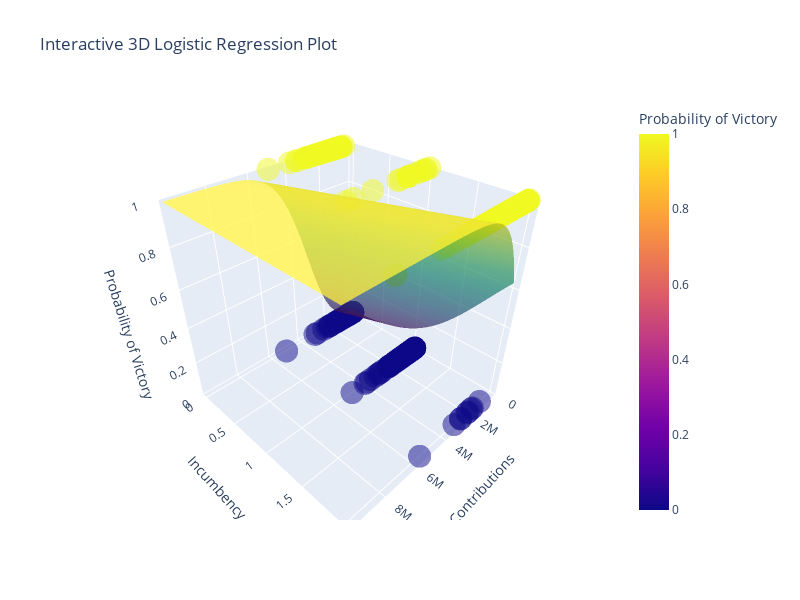

Notebook cell for this chart:
### Code cell
import plotly.express as px
import plotly.graph_objects as go

h = house.copy(deep=True)
h['inc'] = h['inc'].map(inc_map)

X = h[['tot_rec', 'inc']]
X = sm.add_constant(X)
y = h['winner']
logit_model = sm.Logit(y, X).fit()

tot_rec_range = np.linspace(0, 10000000, 100)  # Limit tot_rec to exclude 3 outliers above $10,000,000 for legibility
inc_range = np.linspace(h['inc'].min(), h['inc'].max(), 100)
tot_rec_grid, inc_grid = np.meshgrid(tot_rec_range, inc_range)

X_new = pd.DataFrame({'const': 1, 'tot_rec': tot_rec_grid.ravel(), 'inc': inc_grid.ravel()})
y_pred = logit_model.predict(X_new).values.reshape(tot_rec_grid.shape)

plot_data = h[h['tot_rec'] <= 10000000]  # Exclude rows where tot_rec exceeds 10 million

fig = px.scatter_3d(plot_data, x='tot_rec', y='inc', z='winner', opacity=0.5, color='winner', 
                    labels={'tot_rec': 'Contributions', 'inc': 'Incumbency','winner': 'Probability of Victory'},
                    title="Interactive 3D Logistic Regression Plot")

fig.add_trace(go.Surface(x=tot_rec_range, y=inc_range, z=y_pred, opacity=0.7, colorscale='Viridis', showscale=False))

fig.update_layout(
    scene=dict(
        xaxis_title="Contributions",
        yaxis_title="Incumbency",
        zaxis_title="Probability of Victory",
        zaxis=dict(range=[0, 1]),
        xaxis=dict(range=[0, 10000000])  # Restrict tot_rec range for display
    ),
    width=800,
    height=600
)

fig.show()

### Figure 1 — Plotly figure (JSON) as saved in the notebook; plotly's stock layout.template omitted (floating-point values rounded to 4 significant figures; data arrays with more than 128 entries replaced by an {"elided": "..."} marker saying what was removed)
{"data": [{"hovertemplate": "Contributions=%{x}<br>Incumbency=%{y}<br>Probability of Victory=%{marker.color}<extra></extra>", "legendgroup": "", "marker": {"color": {"elided": "761 int values"}, "coloraxis": "coloraxis", "opacity": 0.5, "symbol": "circle"}, "mode": "markers", "name": "", "scene": "scene", "showlegend": false, "type": "scatter3d", "x": {"elided": "761 float values"}, "y": {"elided": "761 int values"}, "z": {"elided": "761 int values"}}, {"colorscale": [[0, "#440154"], [0.1111, "#482878"], [0.2222, "#3e4989"], [0.3333, "#31688e"], [0.4444, "#26828e"], [0.5556, "#1f9e89"], [0.6667, "#35b779"], [0.7778, "#6ece58"], [0.8889, "#b5de2b"], [1, "#fde725"]], "opacity": 0.7, "showscale": false, "type": "surface", "x": [0, 101000.0, 202000.0, 303000.0, 404000.0, 505100.0, 606100.0, 707100.0, 808100.0, 909100.0, 1010000.0, 1111000.0, 1212000.0, 1313000.0, 1414000.0, 1515000.0, 1616000.0, 1717000.0, 1818000.0, 1919000.0, 2020000.0, 2121000.0, 2222000.0, 2323000.0, 2424000.0, 2525000.0, 2626000.0, 2727000.0, 2828000.0, 2929000.0, 3030000.0, 3131000.0, 3232000.0, 3333000.0, 3434000.0, 3535000.0, 3636000.0, 3737000.0, 3838000.0, 3939000.0, 4040000.0, 4141000.0, 4242000.0, 4343000.0, 4444000.0, 4545000.0, 4646000.0, 4747000.0, 4848000.0, 4949000.0, 5051000.0, 5152000.0, 5253000.0, 5354000.0, 5455000.0, 5556000.0, 5657000.0, 5758000.0, 5859000.0, 5960000.0, 6061000.0, 6162000.0, 6263000.0, 6364000.0, 6465000.0, 6566000.0, 6667000.0, 6768000.0, 6869000.0, 6970000.0, 7071000.0, 7172000.0, 7273000.0, 7374000.0, 7475000.0, 7576000.0, 7677000.0, 7778000.0, 7879000.0, 7980000.0, 8081000.0, 8182000.0, 8283000.0, 8384000.0, 8485000.0, 8586000.0, 8687000.0, 8788000.0, 8889000.0, 8990000.0, 9091000.0, 9192000.0, 9293000.0, 9394000.0, 9495000.0, 9596000.0, 9697000.0, 9798000.0, 9899000.0, 10000000], "y": [0, 0.0202, 0.0404, 0.06061, 0.08081, 0.101, 0.1212, 0.1414, 0.1616, 0.1818, 0.202, 0.2222, 0.2424, 0.2626, 0.2828, 0.303, 0.3232, 0.3434, 0.3636, 0.3838, 0.404, 0.4242, 0.4444, 0.4646, 0.4848, 0.5051, 0.5253, 0.5455, 0.5657, 0.5859, 0.6061, 0.6263, 0.6465, 0.6667, 0.6869, 0.7071, 0.7273, 0.7475, 0.7677, 0.7879, 0.8081, 0.8283, 0.8485, 0.8687, 0.8889, 0.9091, 0.9293, 0.9495, 0.9697, 0.9899, 1.01, 1.03, 1.051, 1.071, 1.091, 1.111, 1.131, 1.152, 1.172, 1.192, 1.212, 1.232, 1.253, 1.273, 1.293, 1.313, 1.333, 1.354, 1.374, 1.394, 1.414, 1.434, 1.455, 1.475, 1.495, 1.515, 1.535, 1.556, 1.576, 1.596, 1.616, 1.636, 1.657, 1.677, 1.697, 1.717, 1.737, 1.758, 1.778, 1.798, 1.818, 1.838, 1.859, 1.879, 1.899, 1.919, 1.939, 1.96, 1.98, 2], "z": {"elided": "100x100 float values"}}], "layout": {"coloraxis": {"colorbar": {"title": {"text": "Probability of Victory"}}, "colorscale": [[0, "#0d0887"], [0.1111, "#46039f"], [0.2222, "#7201a8"], [0.3333, "#9c179e"], [0.4444, "#bd3786"], [0.5556, "#d8576b"], [0.6667, "#ed7953"], [0.7778, "#fb9f3a"], [0.8889, "#fdca26"], [1, "#f0f921"]]}, "height": 600, "legend": {"tracegroupgap": 0}, "scene": {"domain": {"x": [0, 1], "y": [0, 1]}, "xaxis": {"range": [0, 10000000], "title": {"text": "Contributions"}}, "yaxis": {"title": {"text": "Incumbency"}}, "zaxis": {"range": [0, 1], "title": {"text": "Probability of Victory"}}}, "title": {"text": "Interactive 3D Logistic Regression Plot"}, "width": 800}}
